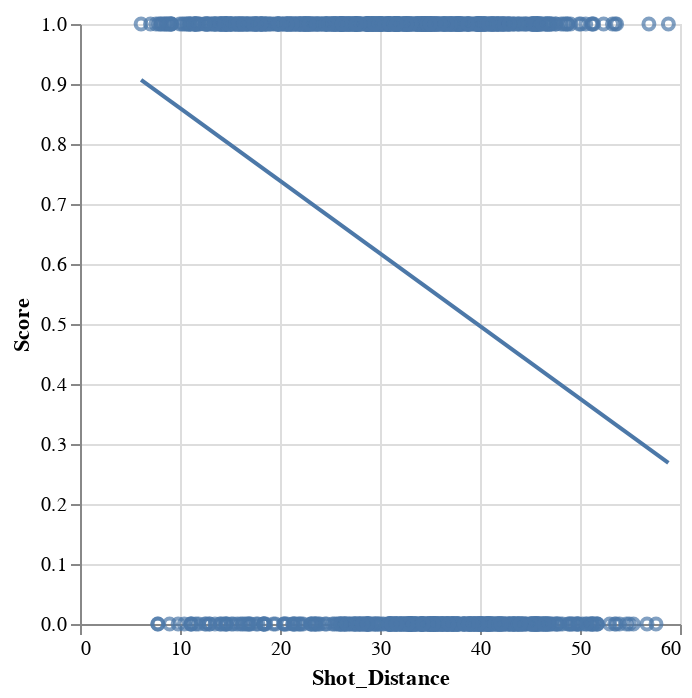

The notebook cell this image was saved under:
### Code cell
import altair as alt

fig = alt.Chart(df).mark_point().encode(
  x='Shot_Distance',y='Score')

fig + fig.transform_regression('Shot_Distance','Score').mark_line()

### Figure 1 — Vega-Lite specification as saved in the notebook (floating-point values rounded to 4 significant figures; data arrays with more than 128 entries replaced by an {"elided": "..."} marker saying what was removed)
{"config": {"view": {"continuousWidth": 300, "continuousHeight": 300}}, "layer": [{"mark": {"type": "point"}, "encoding": {"x": {"field": "Shot_Distance", "type": "quantitative"}, "y": {"field": "Score", "type": "quantitative"}}}, {"mark": {"type": "line"}, "encoding": {"x": {"field": "Shot_Distance", "type": "quantitative"}, "y": {"field": "Score", "type": "quantitative"}}, "transform": [{"on": "Shot_Distance", "regression": "Score"}]}], "data": {"name": "data-524e44361ca2556877be31b0ccf816fc"}, "$schema": "https://vega.github.io/schema/vega-lite/v5.16.3.json", "datasets": {"data-524e44361ca2556877be31b0ccf816fc": {"elided": "1124 records"}}}
